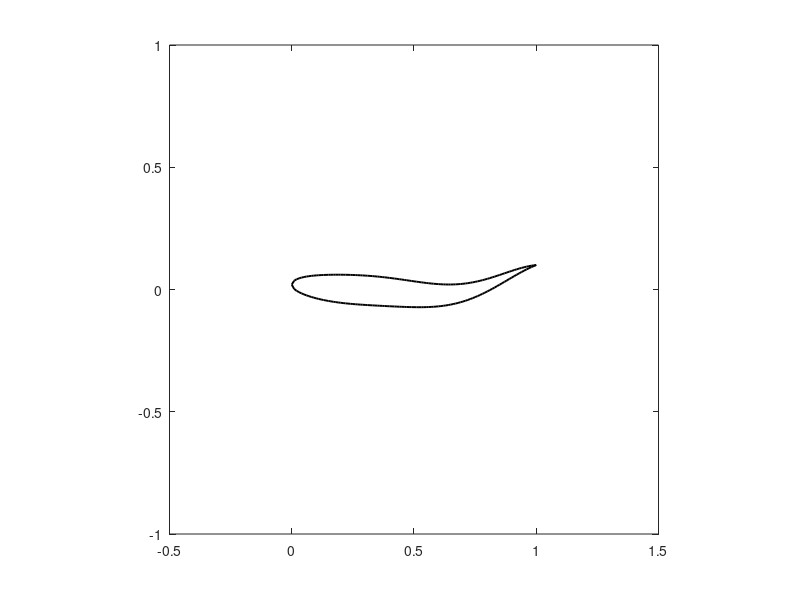

Recreate this plot in MATLAB. (Note: this script raises an error after producing the figure.)
clear
clc
close all
%% Parameters
x  =(0:0.01:1);
t  =(0:0.01:1);
height = 0.12;   %NACA00XX
Amp = 0.02-0.0825*x+0.1625*x.*x;
len=length(x);
y0 = zeros(size(x));
dy = zeros(size(x));
y1 = zeros(length(t),length(x));
y2 = zeros(length(t),length(x));
%% Deformation
for j=1:length(t)
    for i=1:length(x)
        xlabel = (x(i)-x(1))/max(x);
        y0(i)  = height*(0.2969 * sqrt(xlabel) - 0.1260 * xlabel - 0.3516 * xlabel^2 + 0.2843 * xlabel^3 - 0.1036 * xlabel^4)*10/2;
        dy(i)  = Amp(i)*cos(2*pi*(x(i)-t(j)));
        y1(j,i) = dy(i) + y0(i);
        y2(j,i) = dy(i) - y0(i);
    end
end
x1 = [x(1:1:len) x(len-1:-1:1)];
y = [y1(:,1:1:len) y2(:,len-1:-1:1)];
%% Plot
% theta = 15;
% a=plot(x1,y(1,:),'k','LineWidth',2.0,'LineStyle','-');
% axis equal
% axis([-0.5 1.5 -1 1])
% hold on
%% pitching
% b=plot(x1,y(1,:)+0.25,'k','LineWidth',2.0,'LineStyle','-.');
% c=plot(x1,y(1,:)-0.25,'k','LineWidth',2.0,'LineStyle','-.');
%% plunging
% b=plot(x1*cos(theta/180*pi)-y(1,:)*sin(theta/180*pi),x1*sin(theta/180*pi)+y(1,:)*cos(theta/180*pi),'k','LineWidth',2.0,'LineStyle','-.');
% c=plot(x1*cos(-theta/180*pi)-y(1,:)*sin(-theta/180*pi),x1*sin(-theta/180*pi)+y(1,:)*cos(-theta/180*pi),'k','LineWidth',2.0,'LineStyle','-.');
%% plunging + pitching
% b=plot(x1*cos(theta/180*pi)-y(1,:)*sin(theta/180*pi),x1*sin(theta/180*pi)+y(1,:)*cos(theta/180*pi)+0.15,'k','LineWidth',2.0,'LineStyle','-.');
% c=plot(x1*cos(-theta/180*pi)-y(1,:)*sin(-theta/180*pi),x1*sin(-theta/180*pi)+y(1,:)*cos(-theta/180*pi)-0.15,'k','LineWidth',2.0,'LineStyle','-.');

for k=1:length(t)
    a=plot(x1,y(k,:),'k','LineWidth',1.4);
    axis equal
    axis([-0.5 1.5 -1 1])
    [A, map] = rgb2ind(frame2im(getframe),256);
    if k==1
        imwrite(A,map,'.\Scripts\2D.gif','LoopCount',Inf,'DelayTime',0.01)
    else
        imwrite(A,map,'.\Scripts\2D.gif','WriteMode','append','DelayTime',0.01)
    end
end
pause(1.0)
close all